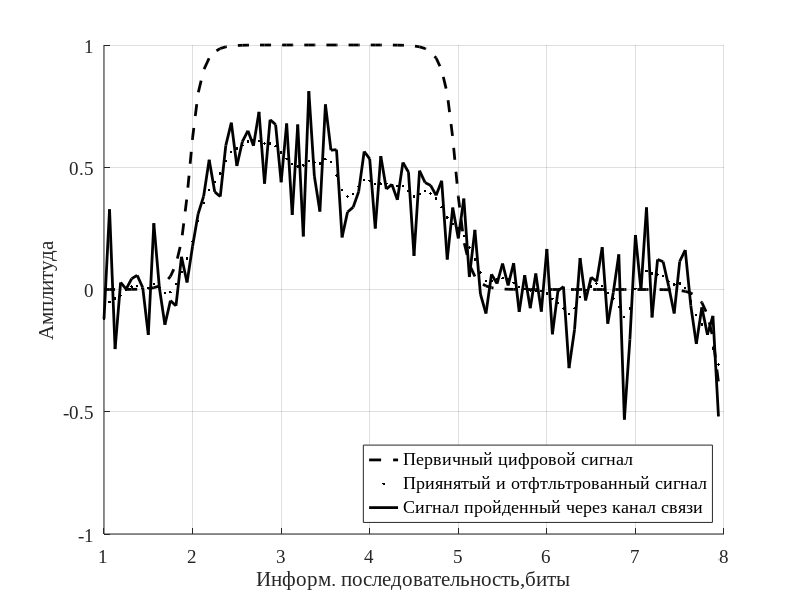

Write MATLAB code to recreate this figure.
%вариант Шефера 28_05_21
%бинарные сигналы
%глазковая диаграмма
%прямоугольный импульс
%эллиптический фильтр 
%вычисляется во временной области импульс, выходящий из фильтра, 
%затем вычисляется сигнал
%можно учесть дисперсию: вычисляется преобразование Фурье сигнала,
%оно умножается на передаточную функцию канала, затем вычисляется 
%обратное преобразование Фурье
clear all;
close all;
set(0,'DefaultAxesFontSize',14,'DefaultAxesFontName','Times New Roman');
%-------------------------------------------------------------------
N1=16;
N=16384*64;%число точек преобразования Фурье
NN=N/N1;%число битов
L_trasa=40; %50; 100; в километрах

EbN0 = 16;
D=17;% в пс/км/нм - дисперсионный волноводный параметр
lambda=1550;% в нм
v=3*10^8;%электродинамическая постоянная
alpha=pi*D*lambda^2*L_trasa*10^(-21)/v;%
x=randi([0,1],NN,1);

switch 1    % переключение формата кодирования

    case 1
         b = zeros(N,1);
         d = x;
         d_d = not(d);

         for i = 1:NN
             b(i + 1) = xor (d_d(i),b(i)); % прекодер
             c(i) = b(i) + b(i + 1) - 1;   % двубинарный код
         end
% % ------------------------------------------
         data_1 = repmat(c',1,N1)';
    case 2
         data_1 = repmat(x,1,N1)';
    case 3
         ww(1)=1;   
         for i = 1:NN
             ww(i+1)=ww(i)+x(i);
             if ww(i+1)==2
                ww(i+1)=0;
             end
         end   
         for i = 1:NN
             b(i)=ww(i)+ww(i+1);
             c(i)=b(i)-1;
         end
         data_1 = repmat(c',1,N1)';
%          data_1 = repmat(ww',1,N1)';
end

% % ------------пропускание прямоугольного импульса через фильтр Бесселя
T=1e-10;

wmax=(pi/T)*N1;

dt=T/N1;


data_2 = reshape(data_1,size(data_1,1)*size(data_1,2),1); %первичный цифровой сигнал
data_1 = repmat(x,1,N1)';
data_2_bin = reshape(data_1,size(data_1,1)*size(data_1,2),1); %первичный цифровой сигнал
mm = 0;
jj = 1;
% s_filtr(N:1) = zeros;



% for long=L_trasa:-1:1
%     long
%     L = long;
%     mm = mm + 1;
% %     jj = jj + 1;
%     long_koef = 0.07:-(0.04 / (L_trasa)):0.03;
% 
%     [b,a] = ellip(1,0.5,60,0.07);
%     [b_1,a_1] = ellip(1,0.5,5,long_koef(mm));
% 
%     filtr_on = 1;
% 
%     if filtr_on
%         data_2 = filtfilt(b,a,data_2);
%         data_3 = filtfilt(b_1,a_1,data_2);
%         data_2_bin = filtfilt(b,a,data_2_bin);
%         data_3_bin = filtfilt(b_1,a_1,data_2_bin);
%     else
%         data_3 = data_2;
%         data_3_bin = data_2_bin;  
%     end
%     data_2_orig = data_2;
% 
%     zatuhanie = 1.02*L;
% 
%     % for snr_ber = -10:1:40
%     % mm=mm+1;
%     % EbN0 = snr_ber;
%     snr=EbN0-10*log10(0.5*T/dt);
%   
%     data_3_shum = awgn(data_3,snr,'measured');
%     data_3_bin_shum = awgn(data_3_bin,snr,'measured');
%     data_2 = data_3_shum;
%     data_3_shum = data_3_shum / zatuhanie;
%     data_3_bin_shum = data_3_bin_shum / zatuhanie;
% 
%     % k_CD = 10; % Коэф уширения
%     % m_CD_1 = 1:1/k_CD:((N1/4)*1/k_CD - 1/k_CD) + 1;
%     % m_CD_2 = 1:-1/k_CD:-((N1/4)*1/k_CD - 1/k_CD) + 1;
%     % m_CD_3 = fliplr(m_CD_2);
%     % m_CD_4 = fliplr(m_CD_1);
%     % mm_CD = [m_CD_1, m_CD_2, m_CD_3, m_CD_4];
%     % mm_CD = mm_CD';
%     % mm_CD
%     % data_test = zeros(N,0);
%     % data_test(1:16) = mm_CD;
%     % for i = 1: (N / N1) - 1
%     %     data_test(i * N1+1:i * N1 + 16) = mm_CD; 
%     % end
%     % data_test = data_test';
%     % data_test_3 = data_2 .* data_test;
%     % data_test = repmat(mm_CD',1,2)';
%     % data_test_2 = reshape(data_test,size(data_test,1)*size(data_test,2),1); %первичный цифровой сигнал
% 
% 
%     S=fft(data_2_orig,N);
%     S1(1:length(S)/2)=S(length(S)/2+1:length(S));
%     S1(length(S)/2+1:length(S))=S(1:length(S)/2); 
%     M=max(abs(S1));
%     P_orig=20*log10(abs(S1)/M);
% 
%     S=fft(data_3_shum,N);
%     S1(1:length(S)/2)=S(length(S)/2+1:length(S));
%     S1(length(S)/2+1:length(S))=S(1:length(S)/2); 
%     M=max(abs(S1));
%     P_chanel=20*log10(abs(S1)/M);
% 
% 
%     dw=2*wmax/N;
%     w=0:dw:wmax-dw;%+
%     w1=-wmax:dw:-dw;%-
%     w2=[w1, w];
%     w2 = w2/ 10000000000;
% 
% 
%     SS=S';
% 
%     S1(1:length(S)/2)=SS(length(S)/2+1:length(S));
%     S1(length(S)/2+1:length(S))=SS(1:length(S)/2); 
%     M=max(abs(S1));
%     P=20*log10(abs(S1)/M);
% 
%     s=ifft(SS',N);
%     s_filtr = s;
%     s_bin_filtr = data_3_bin_shum;
%     if filtr_on
%         s_filtr = filtfilt(b,a,s);
%         s_bin_filtr = filtfilt(b,a,data_3_bin_shum);
%     end 
% 
% 
%     %%%%%%%%%%%%%%%%%----------ПРИЕММММ----------%%%%%%%%%%%%%%
%     Gamma = 0.3*max(s_filtr);
%     Gamma_bin = 0.3*max(s_bin_filtr);
%     count = 0;
%     j = 1;
%     s_dmd(1:NN) = zeros;
%     s_dmd_bin(1:NN) = zeros;
% 
%     for i = 1:N
%         count = count + 1;
%         s_dmd(j) = s_dmd(j) + s_filtr(i);
%         s_dmd_bin(j) = s_dmd_bin(j) + s_bin_filtr(i);
%         if count == N1
%             count = 0;
%             s_dmd(j) = s_dmd(j)/N1;
%             s_dmd_bin(j) = s_dmd_bin(j)/N1;
%             if s_dmd(j) > Gamma
%                 s_dmd(j)= 1; 
%             elseif s_dmd(j) < -Gamma
%                 s_dmd(j)= -1;     
%             else
%                 s_dmd(j)= 0;
%             end
%             if s_dmd_bin(j) > Gamma_bin
%                 s_dmd_bin(j)= 1;    
%             else
%                 s_dmd_bin(j)= 0;
%             end
%             j = j + 1;
%         end 
%     end
%     % s_dmd = s_dmd ./N1; 
%     c = abs (c) ;
%     s_dmd = abs (s_dmd);
%     [er,ratio] = biterr(c, s_dmd); % эта функция сравнивает b0 
%     [er_bin,ratio_bin] = biterr(c, s_dmd_bin); % эта функция сравнивает b0 
%     %c b и выводит в  er число несовпадающих бит
% 
%     ber1(mm,jj)=er/NN;%-10*log10(er/N);
%     ber1_bin(mm,jj)=er_bin/NN;%-10*log10(er/N);  
%     Snr(mm,jj)= L_trasa - long;
% end

[b,a] = ellip(1,0.5,60,0.07);
[b_1,a_1] = ellip(1,0.5,5,0.07);

filtr_on = 1;

if filtr_on
   data_2 = filtfilt(b,a,data_2);
   data_3 = filtfilt(b_1,a_1,data_2);
   data_2_bin = filtfilt(b,a,data_2_bin);
   data_3_bin = filtfilt(b_1,a_1,data_2_bin);
else
   data_3 = data_2;
   data_3_bin = data_2_bin;  
end
data_2_orig = data_2;

zatuhanie = 1.02*2;

snr=EbN0-10*log10(0.5*T/dt);
  
data_3_shum = awgn(data_3,snr,'measured');
data_3_bin_shum = awgn(data_3_bin,snr,'measured');
data_2 = data_3_shum;
data_3_shum = data_3_shum / zatuhanie;
data_3_bin_shum = data_3_bin_shum / zatuhanie;


s_filtr = data_3_shum;
s_bin_filtr = data_3_bin_shum;
if filtr_on
   s_filtr = filtfilt(b,a,data_3_shum);
   s_bin_filtr = filtfilt(b,a,data_3_bin_shum);
end 



















% % Snr = Snr .* -1;
% ber1        = ber1 / 10;
% ber1_bin    = ber1_bin / 10;
% semilogy(Snr,ber1,'kx')
% hold on;
% semilogy(Snr,ber1_bin,'ko')
% legend({'Бинарный сигнал','Двубинарный сигнал'}, 'location', 'southeast')
% xlabel('Протяженность ЛС, км')
% ylabel('BER')



kol_vo_bit_plot = 7;        %Число бит для отрисовки
t_plot = 1:1/N1:kol_vo_bit_plot + 1-1/N1;
f_plot = -N:1/N1:N;

if 1    % осциллограф
    figure('position',[20 680 750 300])
    hold on
    plot(t_plot, data_2_orig(1:kol_vo_bit_plot * N1),'k--','linewidth',2);
    plot(t_plot, s_filtr(1:kol_vo_bit_plot * N1),'k.','linewidth',2);
    plot(t_plot, data_3_shum(1:kol_vo_bit_plot * N1),'k','linewidth',2);
    grid
    xlabel('Информ. последовательность,биты')
    ylabel('Амплитуда')
    legend({'Первичный цифровой сигнал','Приянятый и отфтльтрованный сигнал','Сигнал пройденный через канал связи'}, 'location', 'southeast')
end

% fmax=1/2/dt;
% wmax=2*pi*fmax;
% dw=wmax/N;
% w0=1/T/4;
% w1=0:dw:wmax-dw;

if 0    % Спектр
    figure('position',[1130 680 750 300]);
    hold on;
    subplot(1,2,1);
    plot(w2,P_orig,'k','linewidth',0.1);
    grid;
    axis([-10 10 -80 0]);
    xlabel('Частота, ГГц');
    ylabel('Амплитуда, дБ');
    subplot(1,2,2);
    plot(w2,P_chanel,'k','linewidth',0.1);
    grid;
    axis([-10 10 -80 0]);
    xlabel('Частота, ГГц');
    ylabel('Амплитуда, дБ');
end
if 0    % Глазковая Диаграмма
%     s_filtr = s_filtr - 1;
    H = eyediagram(abs(s_filtr),2*N1,2*T,0,'k');
    xlabel('Время, сек.');
    ylabel('Амплитуда');
end

